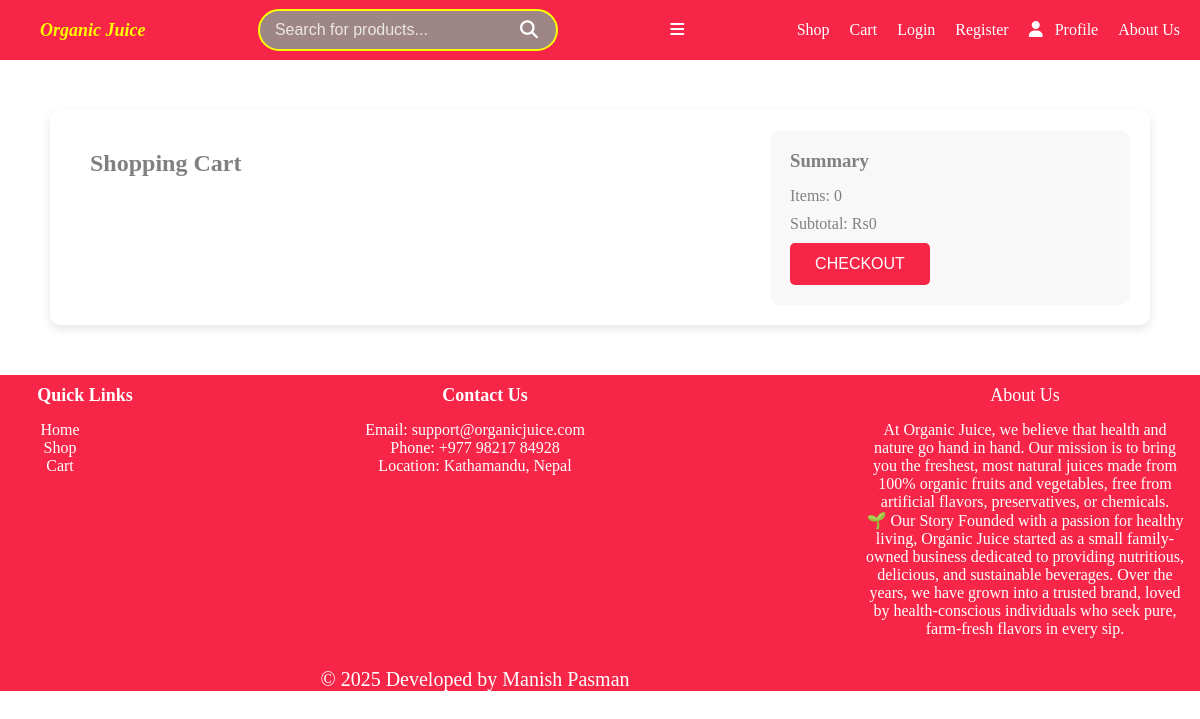
Before: /cart/ (signed in) with the older database file.
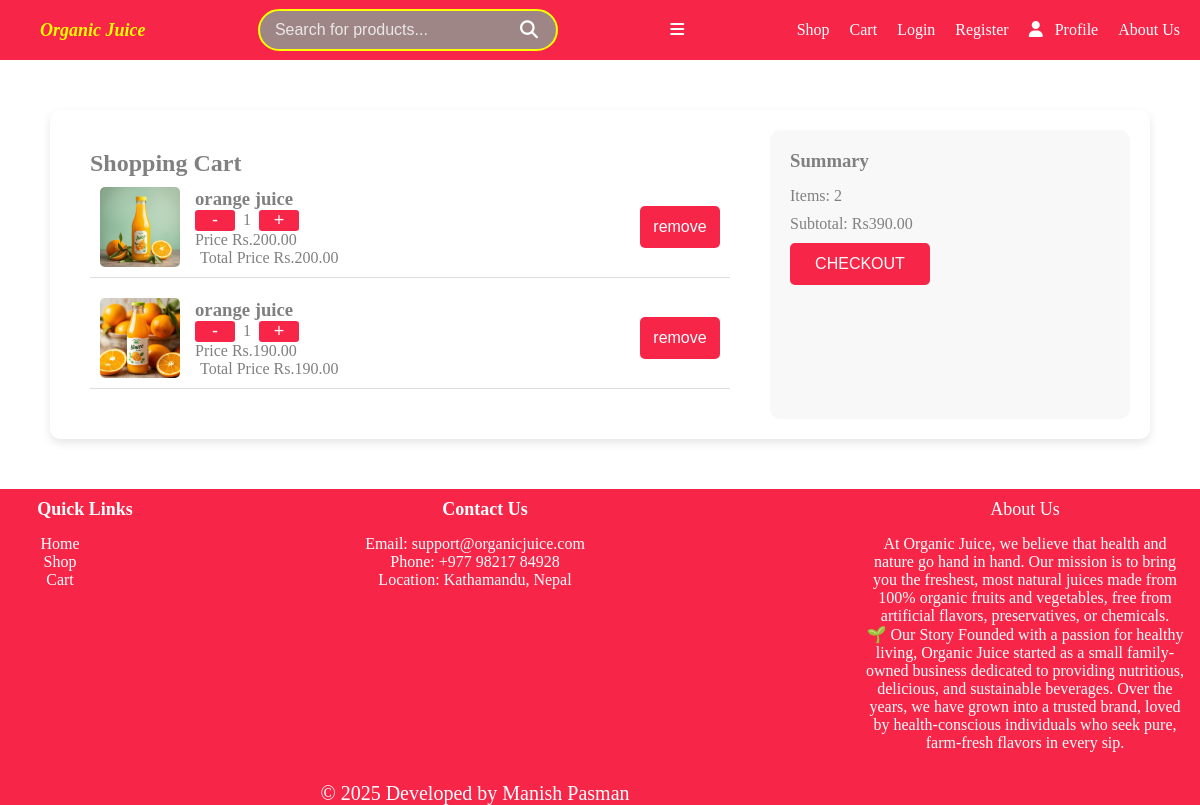
After: the same page with the newer database file.
### ecomapp/models.py (models this page shows, shortened)
class CartItems(models.Model):
    cart = models.ForeignKey(Cart, on_delete=models.CASCADE, related_name="items")
    product = models.ForeignKey(Product, on_delete=models.CASCADE)
    quantity = models.PositiveIntegerField(default=1)
    def totalPrice(self):
        return self.quantity*self.product.product_price

class Product(models.Model):
    product_name = models.CharField(max_length=255)
    product_price = models.DecimalField(max_digits=5, decimal_places=2)
    available_quantity = models.IntegerField(verbose_name="Available Quantity")
    product_desc = models.CharField(max_length=255)
    product_image = models.ImageField(upload_to="product_img", default="product_img/backimg.jpg")

### ecomapp/views.py (the view)
# urls.py: path('cart/', views.view_cart, name='cart'),
def view_cart(request):
    user = request.user if request.user.is_authenticated else None
    cart = Cart.objects.filter(user=user).first()
    cart_items = cart.items.all() if cart else []
    total = sum(item.totalPrice() for item in cart_items)
    totalQuant = sum(items.quantity for items in cart_items)
    return render(request, 'cart.html', {'cart_items': cart_items, 'total': total, 'totalQuant':totalQuant})

### ecomapp/templates/cart.html (shortened to what this page needs)
{% load static%}
<!DOCTYPE html>
<html lang="en">
<head>
    <link rel="stylesheet" href="{% static 'css/cartstyle.css' %}"></link>
</head>
<body>
    {% include 'includes/navbar.html' %}
    <div class="cart-container">
        <div class="cart">
            <h2>Shopping Cart</h2>
            {% if cart_items %}
            <div class="cart-items">
                {% for item in cart_items %}
                <div class="item" data-price="44">
                    <img src="{{item.product.product_image.url}}" alt="juice">
                    <div class="details">
                        <h3>{{item.product.product_name}}</h3>
                        <div class="quantity">
                        <form method='POST' action="{% url 'decreaseQuantity' item.id %}">
                            <button type='submit'class="decrease">-</button>
                        </form>
                            <span class="count">{{item.quantity}}</span>
                        <form method='POST' action="{% url 'increaseQuantity' item.id %}">
                            <button type='submit' class="increase">+</button>
                        </form>
                        </div>
                        <p class="price">Price Rs.{{item.product.product_price}}</p>
                        <p class="totalprice">Total Price Rs.{{item.totalPrice}}</p>
                    </div>
                    <form method='POST' action="{% url 'deleteItem' item.id %}">
                    <button type='submit' class="remove">remove</button>
                    </form>
                </div>
                {%endfor%}
            </div>
            {% endif %}
        </div>
        <div class="summary">
            <h3>Summary</h3>
            <p>Items: <span id="total-items">{{totalQuant}}</span></p>
            <p>Subtotal: Rs<span id="subtotal">{{total}}</span></p>
            <form action="{% url 'checkout' %}" method="POST">
                <button type="submit" id="checkout">CHECKOUT</button>
            </form>
        </div>
    </div>
    {% include 'includes/footer.html'%}
</body>
</html>

### ecomapp/templates/includes/navbar.html (shortened to what this page needs)
{% load static %}
<!DOCTYPE HTML>
<html>
    <head>
        <link rel="stylesheet" href="https://cdnjs.cloudflare.com/ajax/libs/font-awesome/6.4.2/css/all.min.css">
        <link rel="stylesheet" href="{% static 'css/navstyle.css' %}"></link>
    </head>
    <body>
        <div class="nav-bar">
            <div id="logo"><strong>Organic Juice</strong></div>
            <form action="{% url 'search'%}" method='get'>
                <div class="search-container">
                    <input type="text" name = "query" class="search-box" placeholder="Search for products...">
                    <button type="submit" class="search-icon"><i class="fas fa-search"></i></button>
                </div>
            </form>
           <div class="hamburger" onclick="toggleMenu()">
             <i class="fas fa-bars"></i>
           </div>
            <ul>
                <li><a href="{% url 'index'%}">Shop</a></li>
                <li><a href="{% url 'cart'%}">Cart</a></li>
                <li><a href="{% url 'singin'%}">Login</a></li>
                <li><a href="{% url 'singup'%}">Register</a></li>
                <li><a href="{% url 'profile'%}"><i class="fas fa-user"></i> Profile</a></li>
                <li><a href="#footer">About Us</a></li>
            </ul>
        </div>
    </body>
</html>

### ecomapp/templates/includes/footer.html (shortened to what this page needs)
{% load static %}
<!DOCTYPE HTML>
<html>
    <head>
        <link rel="stylesheet" href="{% static 'css/footerstyle.css' %}"></link>
    </head>
    <body>
        <footer class="footer" id="footer">
            <div class="footer-container">
                <div class="footer-column">
                    <h3>Quick Links</h3>
                    <p><a href="#">Home</a></p>
                    <p><a href="#">Shop</a></p>
                    <p><a href="#">Cart</a></p>
                </div>
                <div class="footer-column">
                    <h3>Contact Us</h3>
                    <p>Email: support@organicjuice.com</p>
                    <p>Phone: +977 98217 84928</p>
                    <p>Location: Kathamandu, Nepal</p>
                </div>
                <div class="footer-column">
                    <p id="abt"><a href="#">About Us</a></p>
                    <p id="p">At Organic Juice, we believe that health and nature go hand in hand.
                        Our mission is to bring you the freshest, most natural juices made
                        from 100% organic fruits and vegetables, free from artificial flavors,
                        preservatives, or chemicals.<br>
                        🌱 Our Story
                        Founded with a passion for healthy living, Organic Juice started as a
                         small family-owned business dedicated to providing nutritious,
                         delicious, and sustainable beverages. Over the years, we have grown
                         into a trusted brand, loved by health-conscious individuals who seek
                         pure, farm-fresh flavors in every sip.
                       </p>
                </div>
            </div>
            <p style="text-align:center; color:white; font-size:20px; margin-top:20px;">
                    &copy; 2025 Developed by Manish Pasman
            </p>
    </body>
</html>

### ecomapp/static/css/cartstyle.css (style rules this page uses)
* { margin: 0; padding: 0; box-sizing: border-box; }
.cart-container { display: flex; background: white; padding: 20px; border-radius: 10px; box-shadow: 0 4px 10px rgba(0, 0, 0, 0.1); max-width: 1100px; width: 100%; color: gray; margin: auto; margin-top: 50px; }
.cart { flex: 2; padding: 20px; }
.cart-items .item { display: flex; align-items: center; justify-content: space-between; margin-bottom: 10px; padding: 10px; border-bottom: 1px solid #ddd; max-height: 400px; overflow-y: auto; }
.cart-items img { width: 80px; height: 80px; border-radius: 5px; }
.details { flex: 1; margin-left: 15px; }
.quantity { display: flex; align-items: center; gap: 8px; }
.quantity button { width: 40px; padding: 0px 10px; border: none; background: #f72548; cursor: pointer; border-radius: 3px; }
.increase { color:white; font-size: 18px; }
.decrease { color:white; font-size: 18px; }
.totalprice { margin-left: 5px; }
.summary { flex: 1; padding: 20px; background: #f8f8f8; border-radius: 10px; margin-left: 20px; }
.summary h3 { margin-bottom: 15px; }
.summary p, .summary select { margin: 10px 0; }
button { width: 80px; padding: 12px; background: #f72548; color: white; border: none; cursor: pointer; border-radius: 5px; font-size: 16px; }
#checkout { width: 140px; padding: 12px; margin-left: auto; background: #f72548; color: white; border: none; cursor: pointer; border-radius: 5px; font-size: 16px; }

### ecomapp/static/css/navstyle.css (style rules this page uses)
* { margin: 0; padding: 0; box-sizing: border-box; }
.nav-bar { position: sticky; top: 0; height: 60px; width: 100%; background-color: #f72548; color: white; display: flex; align-items: center; justify-content: space-between; padding: 0 20px; z-index: 1000; }
#logo { font-family: cursive; font-style: italic; color: yellow; font-size: 18px; margin-left: 20px; }
.search-container { position: relative; width: 300px; margin: 20px auto; }
.search-box { width: 100%; padding: 10px 40px 10px 15px; border: 2px solid yellow; border-radius: 25px; outline: none; font-size: 16px; background-color: rgb(158, 134, 134); color: white; transition: 0.3s; }
.search-container button { position: absolute; right: 10px; top: 50%; transform: translateY(-50%); background-color: rgb(158, 134, 134); color: white; border: none; padding: 8px 12px; border-radius: 50%; cursor: pointer; transition: background-color 0.3s ease; width: 40px; }
.search-box::placeholder { color: white; opacity: 0.8; }
.search-icon { font-size: 18px; color: #f72548; cursor: pointer; }
ul { list-style-type: none; padding: 0; display: flex; gap: 20px; }
li a { text-decoration: none; color: white; font-size: 16px; transition: color 0.3s; }
ul li a i { margin-right: 8px; }

### ecomapp/static/css/footerstyle.css (style rules this page uses)
.footer { background-color: #f72548; color: white; text-align: center; margin-top: 50px; width: 100%; }
.footer-container { display: flex; justify-content: space-between; flex-wrap: wrap; max-width: 1400px; padding: 0 0px; }
.footer-column { flex: 1; min-width: 300px; margin: 10px; }
.footer h3 { margin-bottom: 15px; font-size: 18px; color:white; margin-left: -230px; }
.footer a { color: white; text-decoration: none; transition: color 0.3s; padding: 0px 5px; margin-left: -30PX; }
.footer p { color: white; text-decoration: none; transition: color 0.3s; padding: 0px 5px; margin-left:-250PX; }
.footer-column #abt { margin-left: 80px; margin-bottom: 15px; font-size: 18px; transition: color 0.3s; font-style:bold; }
.footer-column #p { margin-left: 50px; }

Changed rows visible on the page:
added CartItems: product.product_image (picture), product.product_name "orange juice", quantity "1", product.product_price "200.00", totalPrice "200.00"
added CartItems: product.product_image (picture), product.product_name "orange juice", quantity "1", product.product_price "190.00", totalPrice "190.00"
Other visible differences:
{{ totalQuant }}: "0" → "2"
{{ total }}: "0" → "390.00"
